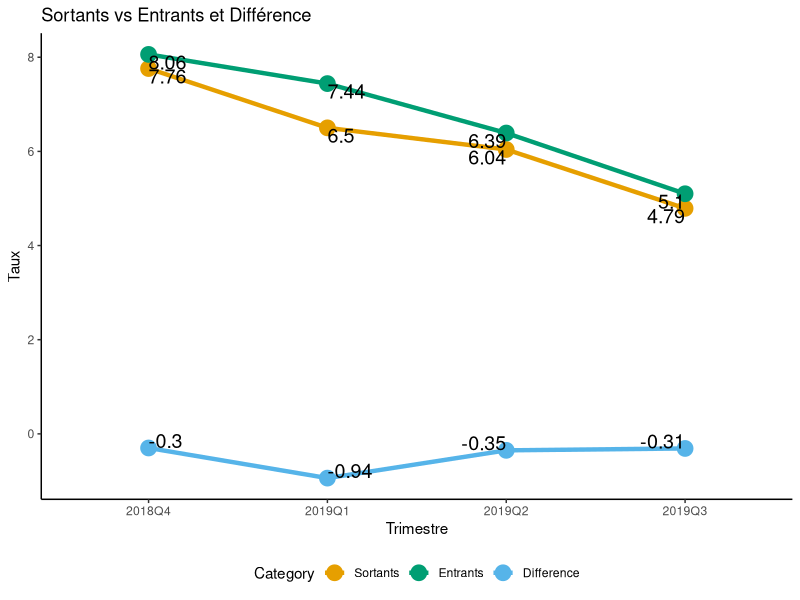
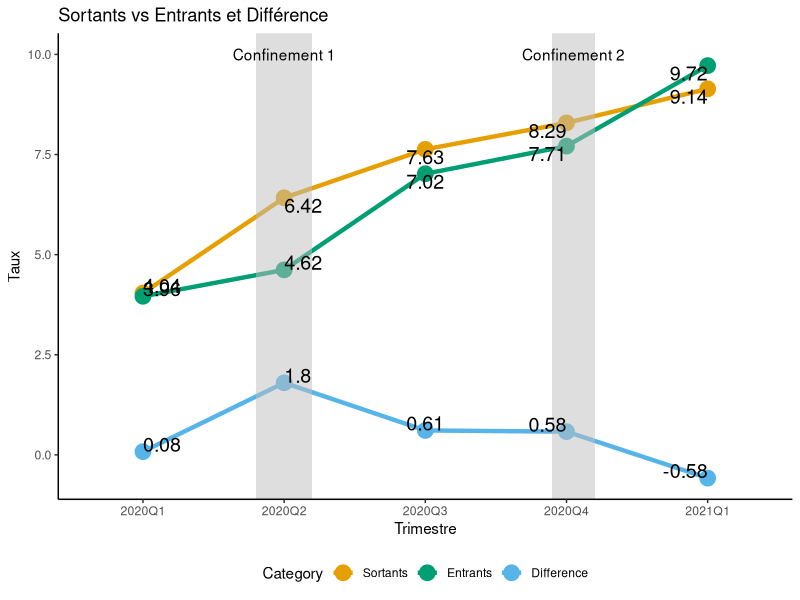
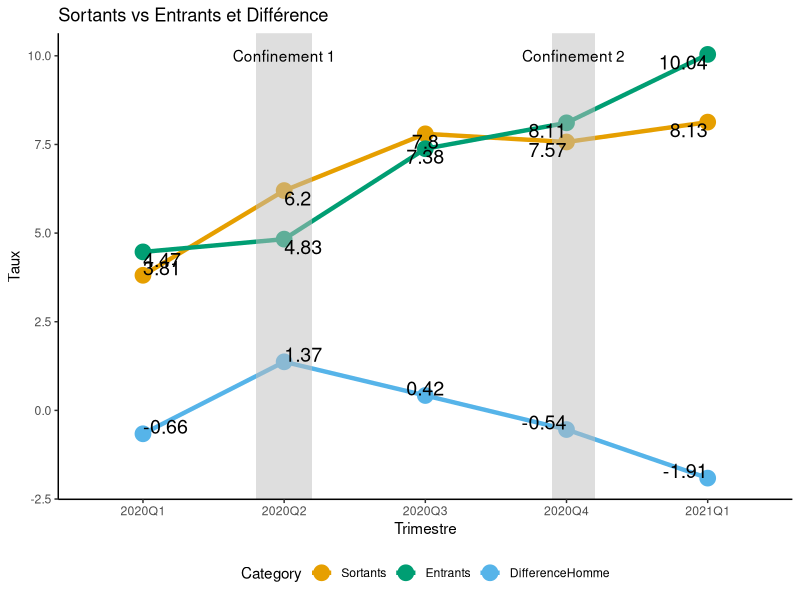
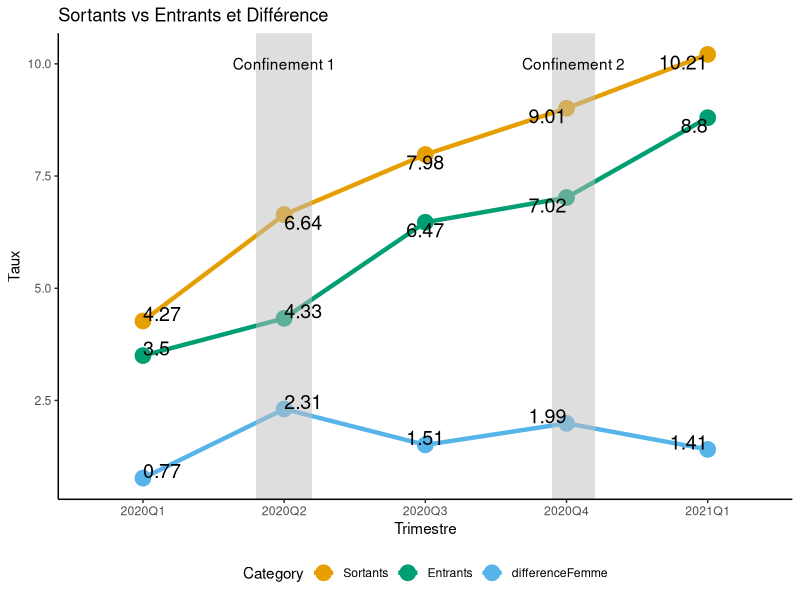
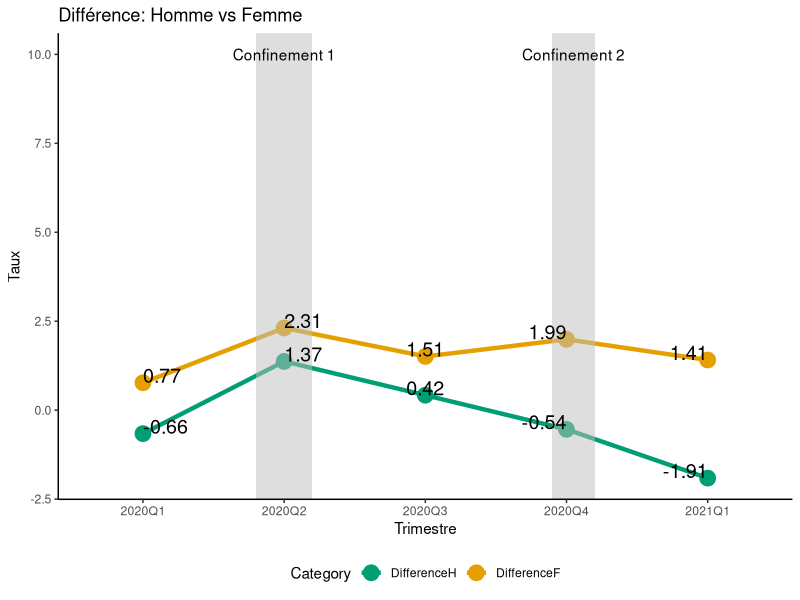

Reproduce these figures in R, in order.
##Le pourcentage de PushIn et PushOut entre Q42019 et les trimestres suivants (age<75)
library(ggplot2)
library(reshape2)

####PERIODE 2018_2019

pushout <- c(7.76, 6.5, 6.04,	4.79)
pushin <- c(8.06, 7.44, 6.39, 5.1)
difference <- c(	-0.3,	-0.94,	-0.35,	-0.31)
IndexLabel <- c( "2018Q4", "2019Q1", "2019Q2", "2019Q3")

data <- data.frame(
  Sortants = pushout,
  Entrants = pushin,
  Difference = difference,
  IndexLabel = IndexLabel
)

data_melted <- melt(data, id.vars = "IndexLabel", variable.name = "Category", value.name = "Value")

ggplot(data_melted, aes(x = IndexLabel, y = Value, color = Category, group = Category)) +
  geom_line(size = 1.5) +
  geom_point(size = 5) +
  geom_text(aes(label = round(Value, 2)),
            vjust = "inward", hjust = "inward",
            show.legend = FALSE, colour = "black", size = 5)+
  scale_x_discrete(labels = data$IndexLabel) +
  scale_color_manual(values = c("#E69F00", "#009E73", "#56B4E9")) +
  theme_bw() +
  theme(panel.grid.major = element_blank(),
        panel.grid.minor = element_blank(),
        panel.border = element_blank(),
        axis.line = element_line(size = 0.5, colour = "black"),
        legend.position = "bottom") +
  labs(title = "Sortants vs Entrants et Différence", x = "Trimestre", y = "Taux", color = "Category")

####PERIODE 2019_2021
Gen_graph <- function(data_melted){
  ggplot(data_melted, aes(x = IndexLabel, y = Value, color = Category, group = Category)) +
    geom_line(size = 1.5) +
    geom_point(size = 5) +
    geom_rect(data=confinement1, aes(xmin=xmin, xmax=xmax, ymin=ymin, ymax=ymax),
              color="transparent", fill="gray",
              alpha=0.5,
              inherit.aes = FALSE)+
    geom_rect(data=confinement2, aes(xmin=xmin, xmax=xmax, ymin=ymin, ymax=ymax),
              color="transparent", fill="gray",
              alpha=0.5,
              inherit.aes = FALSE)+
    annotate("text", x=2, y=10, label= "Confinement 1")+
    annotate("text", x=4.05, y=10, label= "Confinement 2")+
    geom_text(aes(label = round(Value, 2)),
              vjust = "inward", hjust = "inward",
              show.legend = FALSE, colour = "black", size = 5)+
    scale_x_discrete(labels = data$IndexLabel) +
    scale_color_manual(values = c("#E69F00", "#009E73", "#56B4E9")) +
    theme_bw() +
    theme(panel.grid.major = element_blank(),
          panel.grid.minor = element_blank(),
          panel.border = element_blank(),
          axis.line = element_line(size = 0.5, colour = "black"),
          legend.position = "bottom") +
    labs(title = "Sortants vs Entrants et Différence", x = "Trimestre", y = "Taux", color = "Category")
}

pushout <- c(4.04, 6.42, 7.63, 8.29, 9.14)
pushin <- c(3.96, 4.62, 7.02, 7.71, 9.72)
difference <- c(0.08, 1.80, 0.61, 0.58, -0.58)
IndexLabel <- c( "2020Q1", "2020Q2", "2020Q3", "2020Q4", "2021Q1")

confinement1 <- data.frame(xmin=1.8, xmax=2.2, ymin=-Inf, ymax=Inf)
confinement2 <- data.frame(xmin=3.9, xmax=4.2, ymin=-Inf, ymax=Inf)

data <- data.frame(
  Sortants = pushout,
  Entrants = pushin,
  Difference = difference,
  IndexLabel = IndexLabel
)

data_melted <- melt(data, id.vars = "IndexLabel", variable.name = "Category", value.name = "Value")
Gen_graph(data_melted)

######sELON LE SEXE
##Masculin
pushout <- c(3.81, 6.20, 7.80, 7.57, 8.13)
pushin <- c(4.47, 4.83, 7.38, 8.11, 10.04)
differenceHomme <- pushout-pushin
IndexLabel <- c( "2020Q1", "2020Q2", "2020Q3", "2020Q4", "2021Q1")

confinement1 <- data.frame(xmin=1.8, xmax=2.2, ymin=-Inf, ymax=Inf)
confinement2 <- data.frame(xmin=3.9, xmax=4.2, ymin=-Inf, ymax=Inf)

data <- data.frame(
  Sortants = pushout,
  Entrants = pushin,
  DifferenceHomme = differenceHomme,
  IndexLabel = IndexLabel
)

data_melted <- melt(data, id.vars = "IndexLabel", variable.name = "Category", value.name = "Value")
Gen_graph(data_melted)

##Feminin
pushout <- c(4.27, 6.64, 7.98, 9.01, 10.21)
pushin <- c(3.50, 4.33, 6.47, 7.02, 8.80)
differenceFemme <- pushout-pushin
IndexLabel <- c( "2020Q1", "2020Q2", "2020Q3", "2020Q4", "2021Q1")

confinement1 <- data.frame(xmin=1.8, xmax=2.2, ymin=-Inf, ymax=Inf)
confinement2 <- data.frame(xmin=3.9, xmax=4.2, ymin=-Inf, ymax=Inf)

data <- data.frame(
  Sortants = pushout,
  Entrants = pushin,
  differenceFemme = differenceFemme,
  IndexLabel = IndexLabel
)

data_melted <- melt(data, id.vars = "IndexLabel", variable.name = "Category", value.name = "Value")
Gen_graph(data_melted)

###Homme vs Femme
data <- data.frame(
  DifferenceH = differenceHomme,
  DifferenceF = differenceFemme,
  IndexLabel = IndexLabel
)
data_melted <- melt(data, id.vars = "IndexLabel", variable.name = "Category", value.name = "Value")
ggplot(data_melted, aes(x = IndexLabel, y = Value, color = Category, group = Category)) +
  geom_line(size = 1.5) +
  geom_point(size = 5) +
  geom_rect(data=confinement1, aes(xmin=xmin, xmax=xmax, ymin=ymin, ymax=ymax),
            color="transparent", fill="gray",
            alpha=0.5,
            inherit.aes = FALSE)+
  geom_rect(data=confinement2, aes(xmin=xmin, xmax=xmax, ymin=ymin, ymax=ymax),
            color="transparent", fill="gray",
            alpha=0.5,
            inherit.aes = FALSE)+
  annotate("text", x=2, y=10, label= "Confinement 1")+
  annotate("text", x=4.05, y=10, label= "Confinement 2")+
  geom_text(aes(label = round(Value, 2)),
            vjust = "inward", hjust = "inward",
            show.legend = FALSE, colour = "black", size = 5)+
  scale_x_discrete(labels = data$IndexLabel) +
  scale_color_manual(values = c( "#009E73", "#E69F00")) +
  theme_bw() +
  theme(panel.grid.major = element_blank(),
        panel.grid.minor = element_blank(),
        panel.border = element_blank(),
        axis.line = element_line(size = 0.5, colour = "black"),
        legend.position = "bottom") +
  labs(title = "Différence: Homme vs Femme", x = "Trimestre", y = "Taux", color = "Category")


